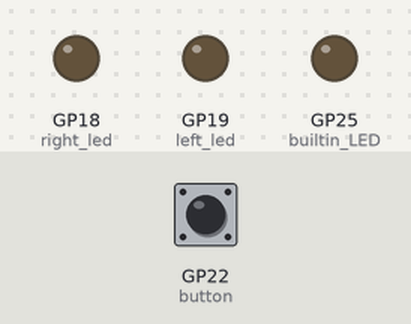
Recording of a program running on a simulated Raspberry Pi Pico running MicroPython. Shown: output pins drawn as LEDs (lit = HIGH). Inputs (shaded band) come from the test bench; at power-on: GP22 (button) LOW. What the program prints to the serial console is not drawn. At 1.5 s the program stops and its outputs stay as they are.

Above: at 0.1 s.
At 0.6 s:
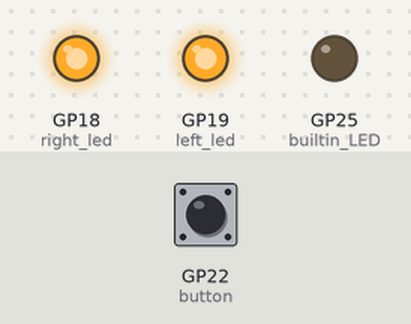
1.3 s: GP22 (button) pulled HIGH for 0.15 s
At 2.6 s:
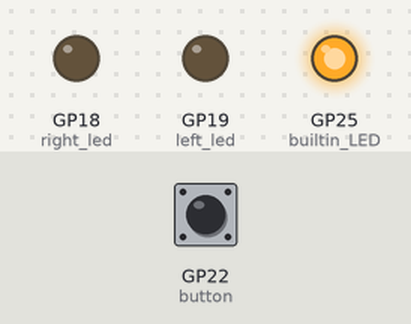
Timing chart, 0 to 3.0 s (numbered marks = the images above; inputs shaded):
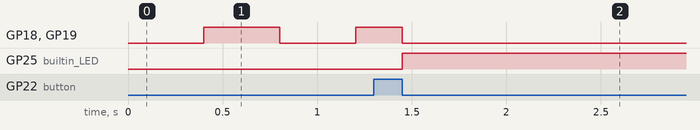

The program:

to_start.py
```python
from machine import Pin
import time
HIGH = 1
LOW  = 0
button_pressed = False         # 버튼을 누른 적이 있다면 True를 할당하고 누른적이 없다면 False를 할당

right_led = Pin(18, Pin.OUT)
left_led = Pin(19, Pin.OUT)
button = Pin(22, Pin.IN)       # 안 누름 = HIGH, 누름 = LOW
builtin_LED = Pin("LED", Pin.OUT)
builtin_LED.value(0)

blink_interval = 400
last_time = time.ticks_ms()

while True:
    now = time.ticks_ms()
    if time.ticks_diff(now, last_time) >= blink_interval:   # 일정 시간이 지나면 LED 토글
        last_time = now
        right_led.toggle();         left_led.toggle()

    btn = button.value()        # 버튼 상태 읽기
    if btn == HIGH:               # 버튼이 눌리면 "누른 적 있음"으로 기억
        button_pressed = True
    if button_pressed == True and btn == LOW:  # 버튼을 누른 적이 있고, 지금은 버튼을 뗀 상태이면 무한 루프 탈출
        right_led.value(0);         left_led.value(0)
        break

builtin_LED.value(1)
print("출발")
```

Measured:
- after the input at 1.3 s, GP25 (builtin_LED): LOW → HIGH after 0.15 s
